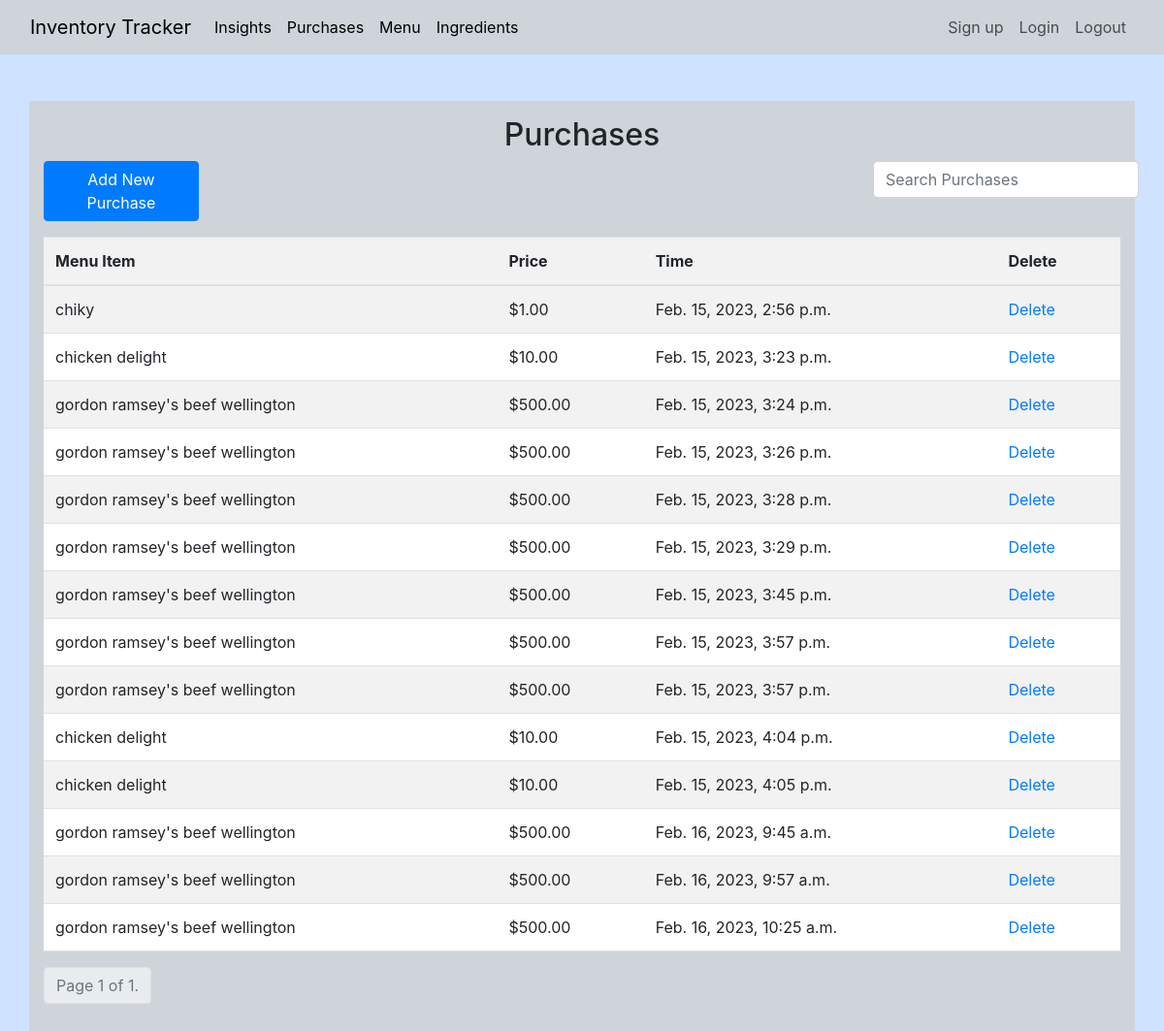
Before: /purchases/ (signed in) with the older database file.
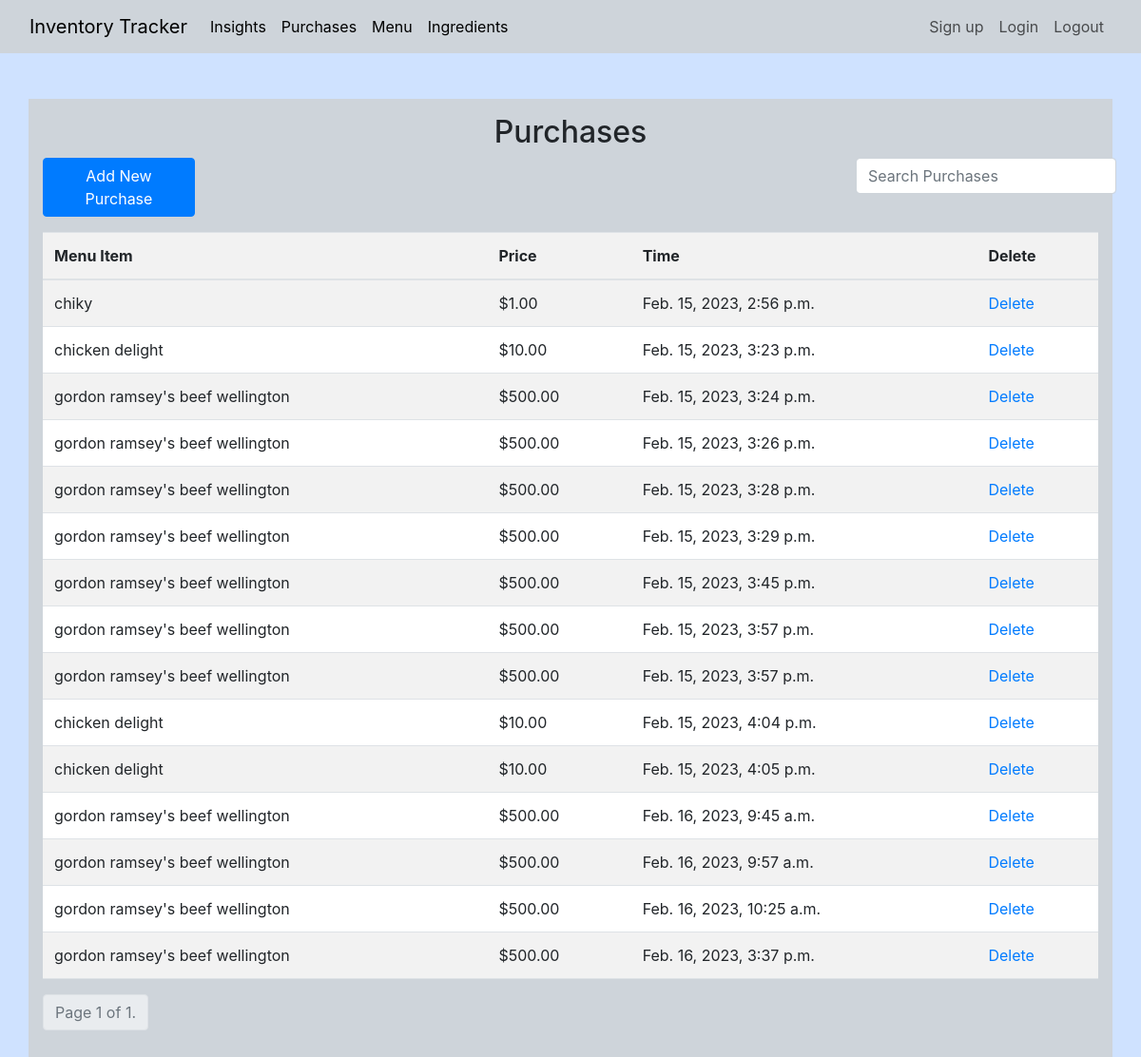
After: the same page with the newer database file.
### inventoryApp/models.py (models this page shows, shortened)
class Purchase(models.Model):
    menu_item = models.ForeignKey(MenuItem, on_delete=models.CASCADE)
    timestamp = models.DateTimeField(auto_now_add=True)

class MenuItem(models.Model):
    title = models.CharField(max_length=200, unique=True)
    price = models.FloatField(default=0.00)
    def __str__(self):
        return self.title

### inventoryApp/views.py (the view)
# urls.py: path('purchases/', PurchaseListView.as_view(), name='purchase-detail'),
class PurchaseListView(LoginRequiredMixin, ListView):
    template_name = 'inventoryApp/purchases.html'
    model = Purchase
    ordering = ['timestamp']
    paginate_by = 15
    def get_queryset(self):
        queryset = super().get_queryset()
        search_term = self.request.GET.get('search', None)
        if search_term:
            queryset = queryset.filter(menu_item__title__icontains=search_term)
        return queryset

### inventoryApp/templates/inventoryApp/purchases.html (shortened to what this page needs)
{% extends 'inventoryApp/base.html' %}
{% block content %}
<div class="container bg-dark-subtle mt-5 pt-3 pb-3">
    <h2 style="text-align: center">Purchases</h2>
    <div class="row justify-content-between mb-3">
        <div class="col-md-2">
            <a type="button" class="btn btn-primary btn-block" href="{% url 'add-purchase' %}">Add New Purchase</a>
        </div>
        <div class="col-md-3">
            <form action="" method="get">
              <input class="form-control" style="width: auto" type="text" name="search" placeholder="Search Purchases">
            </form>
        </div>
   </div>
    <div class="table-responsive">
        <table class="table table-striped">
            <head>
                <tr>
                    <th>Menu Item</th>
                    <th>Price</th>
                    <th>Time</th>
                    <th>Delete</th>
                </tr>
            </head>
            <tbody>
            {% for purchase in object_list %}
                <tr>
                    <td>{{ purchase.menu_item }}</td>
                    <td class="price">${{ purchase.menu_item.price|stringformat:".2f" }}</td>
                    <td>{{ purchase.timestamp }}</td>
                    <td><a href="{% url 'delete-purchase' purchase.id %}">Delete</a></td>
                </tr>
            {% endfor %}
            </tbody>
        </table>
    </div>
    <div>
      <ul class="pagination">
        <li class="page-item disabled">
          <span class="page-link bg-body-secondary">
            Page {{ page_obj.number }} of {{ page_obj.paginator.num_pages }}.
          </span>
        </li>
      </ul>
    </div>
</div>
{% endblock %}

Changed rows visible on the page:
added Purchase: menu_item "gordon ramsey's beef wellington", menu_item.price "500.00", timestamp "Feb. 16, 2023, 3:37 p.m."
